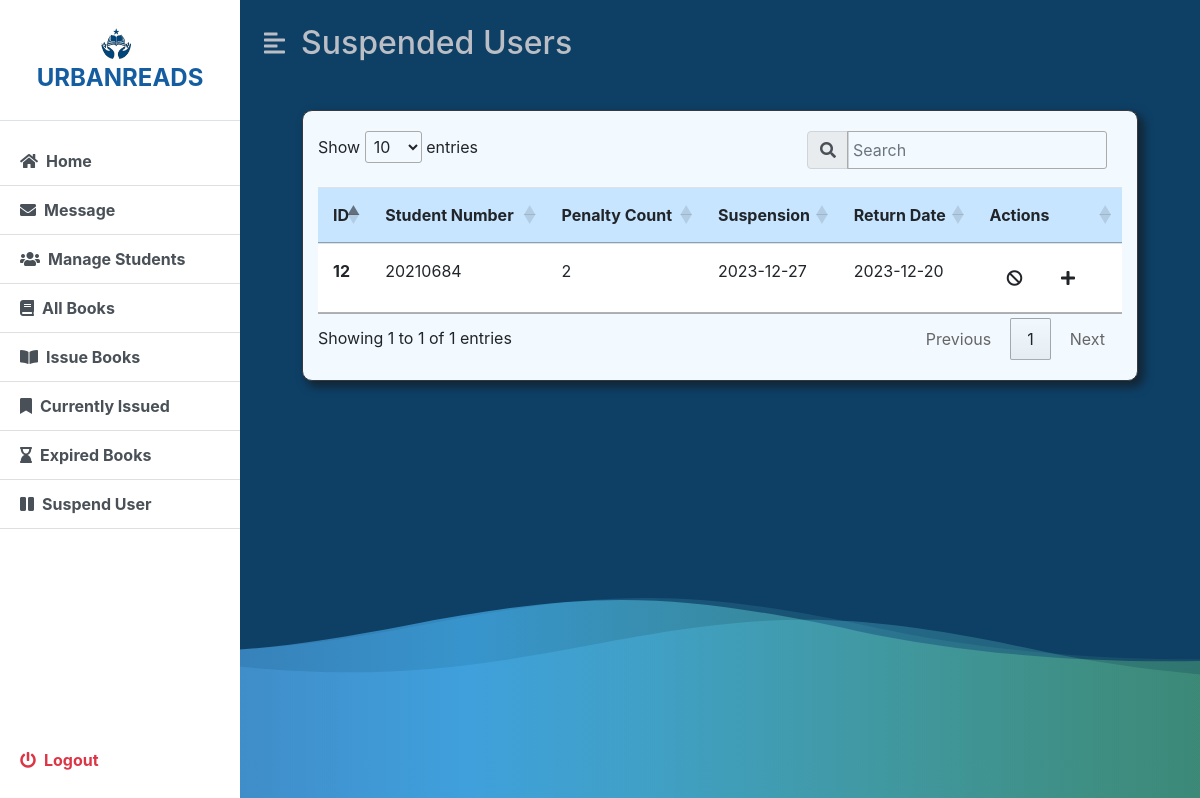
The page /admin/suspendedUser.php (signed in) on the database as committed earlier.
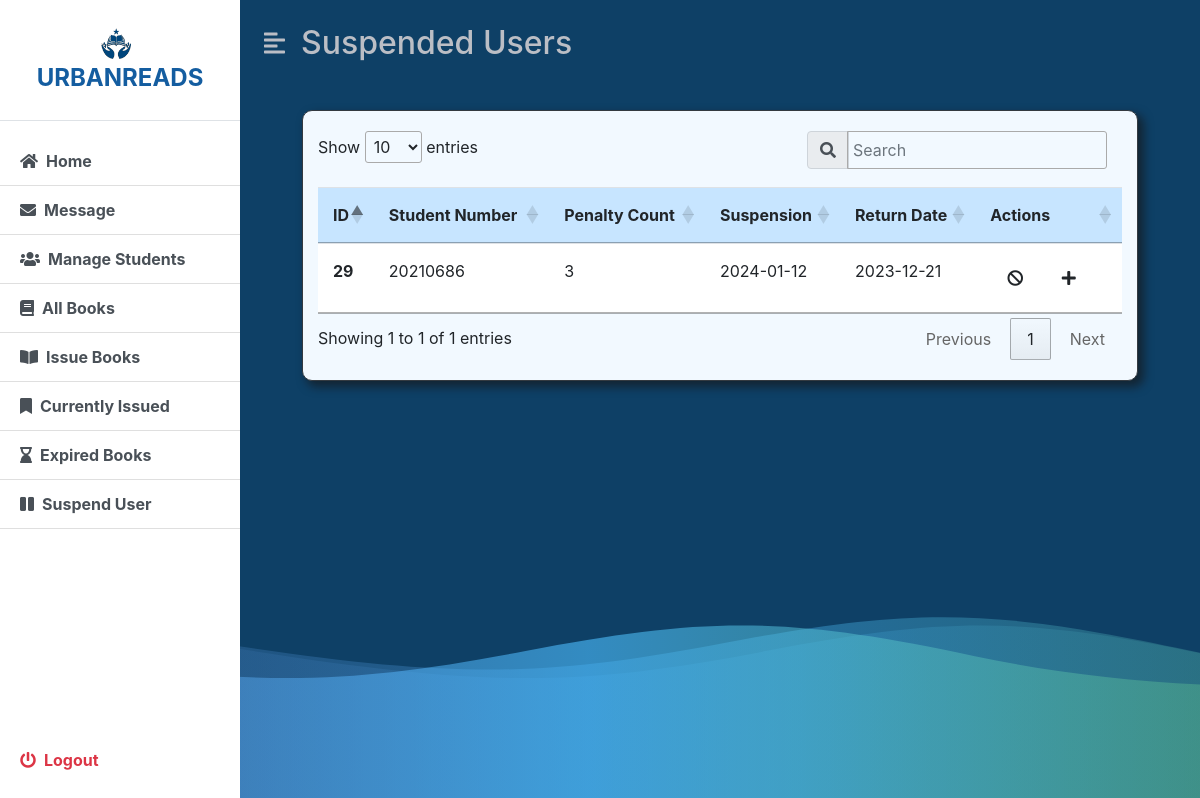
The same page on the database as committed later.
### tables this page shows
CREATE TABLE `penalty` (
  `penalty_id` int(11) NOT NULL,
  `id` int(11) NOT NULL,
  `student_number` varchar(50) NOT NULL,
  `count` int(11) NOT NULL,
  `suspension` date DEFAULT (curdate() + interval 7 day),
  `penalty_deadline` date DEFAULT (curdate() + interval 7 day)
);

### admin/suspendedUser.php (the view, shortened to what this page needs)
<?php
    include('../dbconfig.php');
    $displaySuspendedUsers = "SELECT * FROM penalty";
    $stmt = $pdo->prepare($displaySuspendedUsers);
    $stmt->execute();
    $rows = $stmt->fetchAll(PDO::FETCH_OBJ);
?>
<!DOCTYPE html>
<html lang="en">
<head>
    <link rel="stylesheet" href="includes/style.css">
    <link rel="stylesheet" href="Bootsrap\css\bootstrap.min.css">
    <link rel="stylesheet" href="https://cdnjs.cloudflare.com/ajax/libs/font-awesome/5.15.3/css/all.min.css" />
    <link rel="stylesheet" href="https://cdn.datatables.net/1.13.6/css/jquery.dataTables.min.css">
</head>
<body>
    <div class="background-container">
        <div class="d-flex" id="wrapper">
            <?php include('includes/sidebar.php'); ?>
            <div id="page-content-wrapper" class="scrollable-content">
                <nav class="navbar navbar-expand-lg navbar-light bg-transparent py-4 px-4">
                    <div class="d-flex align-items-center">
                        <i class="fas fa-align-left second-text fs-4 me-3" id="menu-toggle"></i>
                        <h2 class="fs-2 m-0 second-text">Suspended Users</h2>
                    </div>
                </nav>
                <div class="container-fluid px-4">
                    <form action="" method="post" class="post">
                        <br>
                        <div class="container col-md-11 maintop border border-dark">
                            <table class="table table-bordered-dark" id="tbl-borrowed-books">
                                <thead>
                                    <tr>
                                        <th>ID</th>
                                        <th>Student Number</th>
                                        <th>Penalty Count</th>
                                        <th>Suspension</th>
                                        <th>Return Date</th>
                                        <th>Actions</th>
                                    </tr>
                                </thead>
                                    <?php
                                    foreach($rows as $row){
                                        $id = $row->id;
                                        $student_number = $row->student_number;
                                        echo ' <tr>
                                            <th scope="row">' . $row->id . '</th>
                                            <td>' . $row->student_number . '</td>
                                            <td>' . $row->count. '</td>
                                            <td>' . $row->suspension . '</td>
                                            <td>' . $row->penalty_deadline . '</td>
                                            <td>
                                                <a href="#" class="btn mx-auto" data-toggle="tooltip" title="Block User">
                                                    <i class="fa fa-ban mx-1"></i>
                                                </a>
                                                <a href="#" class="btn mx-auto" data-toggle="tooltip" title="Add Penalty Count" onclick="addCount(\'' . $id . '\', \'' . $student_number . '\')">
                                                    <i class="fa fa-plus mx-1"></i>
                                                </a>
                                            </td>
                                        </tr>';
                                    }
                                    ?>
                            </table>
                        </div>
                    </form>
                    <br>
                    <br>
                </div>
            </div>
        </div>
    </div>
    <link href="https://maxcdn.bootstrapcdn.com/bootstrap/4.5.2/css/bootstrap.min.css" rel="stylesheet">
</body>
</html>

### admin/includes/sidebar.php
<div class="bg-white" id="sidebar-wrapper" style="display: flex; flex-direction: column; height: 100vh;">
        <div class="sidebar-heading text-center py-4 primary-text fs-4 fw-bold text-uppercase border-bottom">
                <img src="includes/logo.png" class="logo-img me-2">UrbanReads</div>
        <div class="list-group list-group-flush my-3" style="flex-grow: 1;">
                <a href="dashboard.php" class="list-group-item list-group-item-action bg-transparent second-text fw-bold"><i
                        class="fas fa-home me-2"></i>Home</a>
                <a href="message.php" class="list-group-item list-group-item-action bg-transparent second-text fw-bold"><i
                        class="fas fa-envelope me-2"></i>Message</a>
                <a href="manageStudent.php" class="list-group-item list-group-item-action bg-transparent second-text fw-bold"><i
                        class="fas fa-users me-2"></i>Manage Students</a>
                <a href="allBooks.php" class="list-group-item list-group-item-action bg-transparent second-text fw-bold"><i
                        class="fas fa-book me-2"></i>All Books</a>
                <a href="issueBook.php" class="list-group-item list-group-item-action bg-transparent second-text fw-bold"><i
                        class="fas fa-book-open me-2"></i>Issue Books</a>
                <a href="currentlyIssued.php" class="list-group-item list-group-item-action bg-transparent second-text fw-bold"><i
                        class="fas fa-bookmark me-2"></i>Currently Issued</a>
                <a href="expiredBooks.php" class="list-group-item list-group-item-action bg-transparent second-text fw-bold"><i
                        class="fas fa-hourglass-end me-2"></i>Expired Books</a>
                <a href="suspendedUser.php" class="list-group-item list-group-item-action bg-transparent second-text fw-bold"><i
                        class="fas fa-pause me-2"></i>Suspend User</a>
                <a href="logout.php" class="list-group-item list-group-item-action bg-transparent text-danger fw-bold mt-auto"><i
                        class="fas fa-power-off me-2"></i>Logout</a>
        </div>
</div>

### admin/includes/style.css (style rules this page uses)
:root { --main-bg-color: #002a9d; --main-text-color: #145DA0; --second-text-color: #bbbec5; --second-bg-color: #93ABBF; }
.primary-text { color: var(--main-text-color); }
.second-text { color: var(--second-text-color); }
.maintop { background: #F2F9FF; border: 3px; border-radius: 10px; box-shadow: 5px 5px 10px 1px rgba(23, 10, 0, 0.5); }
.background-container { position: relative; width: 100%; height: 100vh; overflow: hidden; }
.scrollable-content { height: calc(100vh); overflow-y: auto; }
table.dataTable tbody th, table.dataTable tbody td { padding: 15px !important; }
table.dataTable thead th { padding: 15px !important; background-color: #C7E5FF; }
.logo-img { width: 30px; height: auto; }
#wrapper { overflow-x: hidden; background-color: #0e4066; }
#sidebar-wrapper { min-height: 100vh; margin-left: -15rem; -webkit-transition: margin 0.25s ease-out; -moz-transition: margin 0.25s ease-out; -o-transition: margin 0.25s ease-out; transition: margin 0.25s ease-out; z-index: 1; }
#sidebar-wrapper .sidebar-heading { padding: 0.875rem 1.25rem; font-size: 1.2rem; }
#sidebar-wrapper .list-group { width: 15rem; }
#page-content-wrapper { min-width: 100vw; }
#menu-toggle { cursor: pointer; }
.list-group-item { border: none; padding: 20px 30px; }
.background-container { position: fixed; top: 0; left: 0; width: 100%; height: 100%; overflow: hidden; z-index: -1; }
@media (min-width: 768px) { #sidebar-wrapper { margin-left: 0; } }
@media (min-width: 768px) { #page-content-wrapper { min-width: 0; width: 100%; } }

Rows that differ between the two databases and show on the page:
removed penalty: id "12", student_number "20210684", count "2", suspension "2023-12-27", penalty_deadline "2023-12-20"
added penalty: id "29", student_number "20210686", count "3", suspension "2024-01-12", penalty_deadline "2023-12-21"
